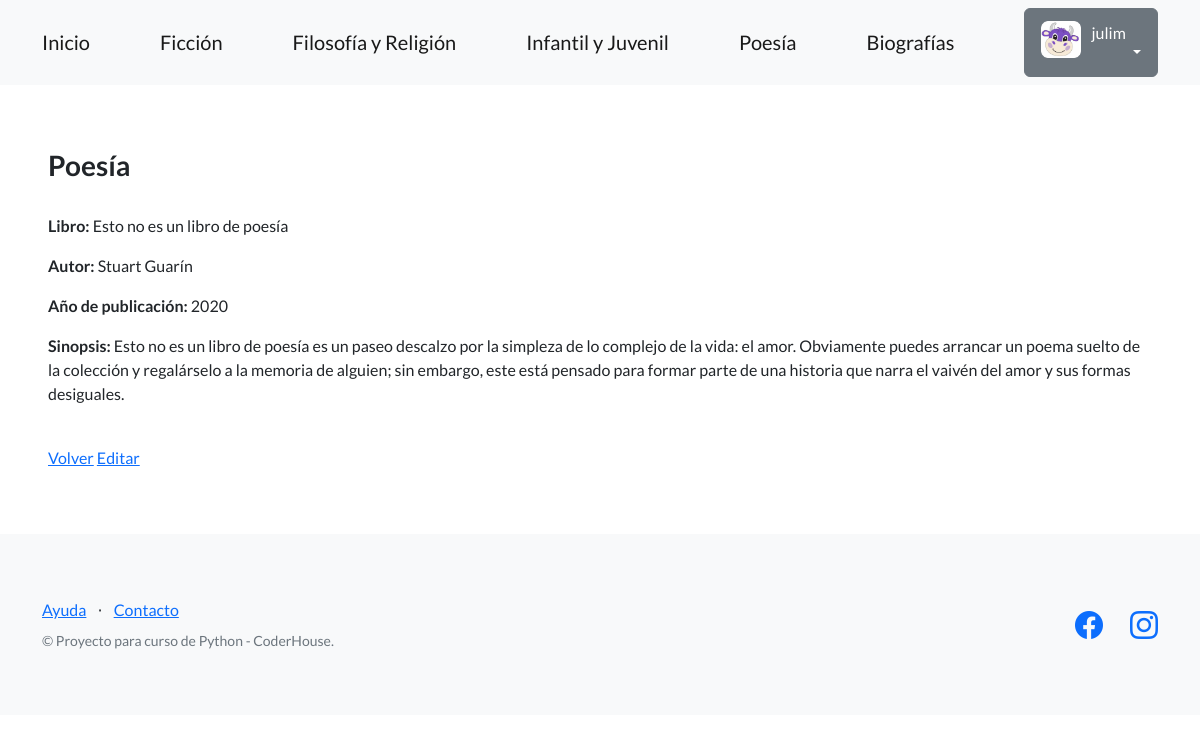
Screenshot of /libros/detalles-poesia/1 (signed in) with the database file from the repository.
### perfiles/models.py (models this page shows, shortened)
class Avatar(models.Model):
   user = models.OneToOneField(User, on_delete=models.CASCADE, null=True)
   imagen = models.ImageField(upload_to='avatares', null=True, blank=True)

### categorias_libros/models.py (models this page shows, shortened)
class Poesia(models.Model):
    nombre = models.CharField(max_length=256)
    autor = models.CharField(max_length=256)
    año_publicacion = models.IntegerField(blank=True, null=True)
    sinopsis = models.TextField(null=True)
    creador = models.ForeignKey(User, on_delete=models.SET_NULL, null=True)

### categorias_libros/views.py (the view)
# urls.py: path('detalles-poesia/<int:pk>', PoesiaDetailView.as_view(), name="detalles_poesia"),
class PoesiaDetailView(DetailView):
    model = Poesia
    success_url = reverse_lazy('poesia')

### categorias_libros/templates/categorias_libros/poesia_detail.html
{% extends "base.html" %}
{% block contenido %}
<h3>Poesía</h3>
<br>
<p>
  <strong>Libro:</strong> {{object.nombre}}
</p>
<p>
  <strong>Autor:</strong> {{object.autor}}
</p>
<p>
  <strong>Año de publicación:</strong> {{object.año_publicacion}}
</p>
<p>
  <strong>Sinopsis:</strong> {{object.sinopsis}}
</p>
<br>
<a href="{% url 'poesia' %}">Volver</a>
<a href="{% url 'editar_poesia' object.id %}">Editar</a>
{% endblock contenido %}

### templates_base/base.html (shortened to what this page needs)
{% load static %}
<!DOCTYPE html>
<html lang="en">
    <head>
        <link href="https://cdn.jsdelivr.net/npm/bootstrap-icons@1.5.0/font/bootstrap-icons.css" rel="stylesheet" type="text/css" />
        <link href="{% static 'css/styles.css' %}" rel="stylesheet" />
    </head>
    <body>
        <nav class="navbar navbar-light bg-light static-top">
            <div class="container">
                <a class="navbar-brand" href="{% url 'inicio' %}">Inicio</a>
                <a class="navbar-brand" href="{% url 'ficcion' %}">Ficción</a>
                <a class="navbar-brand" href="{% url 'filosofia-y-religion' %}">Filosofía y Religión</a>
                <a class="navbar-brand" href="{% url 'infantil-y-juvenil' %}">Infantil y Juvenil</a>
                <a class="navbar-brand" href="{% url 'poesia' %}">Poesía</a>
                <a class="navbar-brand" href="{% url 'biografias' %}">Biografías</a>
                {% if user.is_authenticated %}
                <div class="dropdown">
                    <button class="btn btn-secondary dropdown-toggle" type="button" id="dropdownMenuButton1" data-bs-toggle="dropdown" aria-expanded="false">
                        <div style="display: inline-flex;">
                                <img src="{{ user.avatar.imagen.url }}" style="max-width: 40px;margin-right: 10px;">
                            <span>{{ user.username }}</span>
                        </div>
                    </button>
                </div>
                {% else %}
                <a class="btn btn-primary" href="{% url 'login' %}">Iniciar sesión</a>
                <a class="btn btn-success" href="{% url 'registro' %}">Registrarse</a>
                {% endif %}
            </div>
        </nav>
        <section style="padding:4rem 3rem;">
            {% block contenido %}
            {% endblock contenido %}
        </section>
        <footer class="footer bg-light">
            <div class="container">
                <div class="row">
                    <div class="col-lg-6 h-100 text-center text-lg-start my-auto">
                        <ul class="list-inline mb-2">
                            <li class="list-inline-item"><a href="#!">Ayuda</a></li>
                            <li class="list-inline-item">⋅</li>
                            <li class="list-inline-item"><a href="#!">Contacto</a></li>
                        </ul>
                        <p class="text-muted small mb-4 mb-lg-0">&copy; Proyecto para curso de Python - CoderHouse.</p>
                    </div>
                    <div class="col-lg-6 h-100 text-center text-lg-end my-auto">
                        <ul class="list-inline mb-0">
                            <li class="list-inline-item me-4">
                                <a href="https://www.facebook.com/juli.mendieta.75/"><i class="bi-facebook fs-3"></i></a>
                            </li>
                            <li class="list-inline-item">
                                <a href="https://www.instagram.com/mendietajuli"><i class="bi-instagram fs-3"></i></a>
                            </li>
                        </ul>
                    </div>
                </div>
            </div>
        </footer>
    </body>
</html>

### rows the page displays
Poesia: nombre "Esto no es un libro de poesía", autor "Stuart Guarín", año_publicacion "2020", sinopsis "Esto no es un libro de poesía es un paseo descalzo por la simpleza de lo complejo de la vida: el amor. Obviamente puedes arrancar un poema suelto de la colección y regalárselo a la memoria de alguien; sin embargo, este está pensado para formar parte de una historia que narra el vaivén del amor y sus formas desiguales."

### other values shown
{{ user.username }} "julim"
